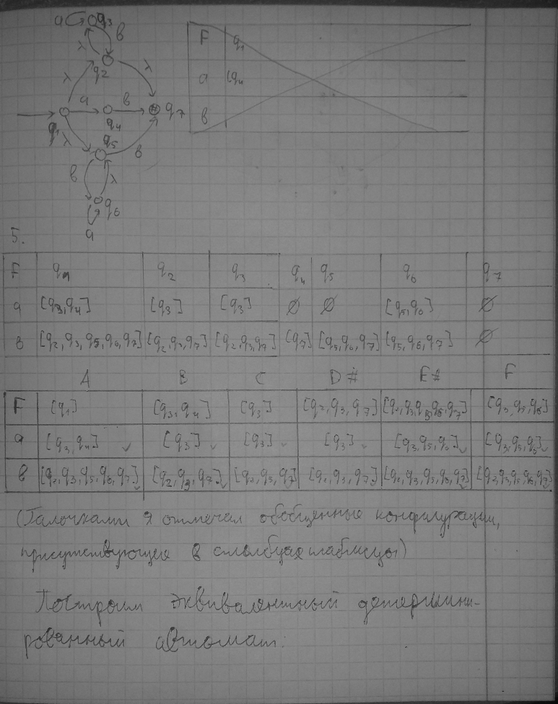
#> input picture img/greyscale/written_text_greyscale.bmp, 558 x 704 px, shrunk from 773 x 976 before the run
$ python lab3.py
#> lines starting #> are read from the running program, lines starting #| are printed output that depends on the picture
### lab1.py
from PIL import Image
import numpy as np
from os import path

from resampling import interpolate, decimate, two_iteration_discretization, one_iteration_discretization
from semi_tone import to_semi_tone
from binarization import niblack_binarization


def prompt(variants: dict):
    for number, variant in enumerate(variants.keys(), 1):
        print(f'{number} - {variant}')
    input_correct = False
    user_input = 0
    while not input_correct:
        try:
            user_input = int(input('> '))
            if user_input <= 0 or user_input > len(variants):
                raise ValueError
            input_correct = True
        except ValueError:
            print("Введите корректное значение")
    return dict(enumerate(variants.values(), 1))[user_input]


# [14 lines left out: function safe_number_input, not called in this run]


images = {
    'Цифровой рисунок': 'digital_drawing.jpeg',
    'Картина': 'handmade_drawing.jpg',
    'Фото цветов': 'flowers_small.bmp',
    'Городской пейзаж': 'railway_station_small.bmp',
    'Рукописный текст': 'written_text_small.bmp',
    'Печатный текст': 'printed_text_small.bmp',
    'Старая книга': 'old_book.webp',
    'Старославянский текст': 'slavic_text.png',
}

operation_classes = {
    'Передискретизация': {
        'Интерполяция': interpolate,
        'Децимация': decimate,
        'Двухпроходная передискретизация': two_iteration_discretization,
        'Однопроходная передискретизация': one_iteration_discretization
    },
    'Обесцвечивание': to_semi_tone,
    'Бинаризация Ниблэка': niblack_binarization
}


# [44 lines that do not run on import are left out]

### contoir.py
# (11 - 1) % 10 + 1 = 1
import numpy as np
from typing import Literal
from binarization import static_binarization

operators = {
    'x': np.array(
        [[0, 0, 0],
         [0, -1, 0],
         [0, 0, 1]]
    ),
    'y': np.array(
        [[0, 0, 0],
         [0, 0, -1],
         [0, 1, 0]]
    )
}


def apply_operator(frame: np.array, direction: Literal['x', 'y', 'g', 'b']):
    frame = frame.astype(np.int32)
    if direction == 'x':
        return np.sum(operators['x'] * frame)
    elif direction == 'y':
        return np.sum(operators['y'] * frame)
    elif direction == 'g' or direction == 'b':
        return np.sqrt(np.sum(operators['x'] * frame) ** 2 + np.sum(operators['y'] * frame) ** 2)
    else:
        raise ValueError("Unsupported direction")


def get_frame(img: np.array, x: int, y: int) -> np.array:
    return img[x - 3 // 2:x + 3 // 2 + 1,
               y - 3 // 2:y + 3 // 2 + 1]


def roberts(img: np.array, direction: Literal['x', 'y', 'g', 'b'], binarization_border=32) -> np.array:
    new_img = np.zeros_like(img, dtype=np.float64)
    x, y = 1, 1
    while x < img.shape[0] - 1:
        if x % 2 == 0:
            while y + 1 < img.shape[1] - 1:
                frame = get_frame(img, x, y)
                new_img[x, y] = apply_operator(frame, direction)
                y += 1
        else:
            while y - 1 > 1:
                frame = get_frame(img, x, y)
                new_img[x, y] = apply_operator(frame, direction)
                y -= 1
        x += 1
    new_img = new_img / np.max(new_img) * 255
    if direction == 'b':
        return static_binarization(new_img, binarization_border)
    elif direction == 'x' or direction == 'y' or direction == 'g':
        return new_img.astype(np.uint8)
    else:
        raise ValueError("Unsupported direction")

### lab3.py
from lab1 import prompt
from contoir import roberts
import numpy as np
from PIL import Image
from os import path
from difference import difference_image


images = {
    'Цифровой рисунок': 'digital_drawing_greyscale.bmp',
    'Печатный текст': 'printed_text_greyscale.bmp',
    'Рукописный текст': 'written_text_greyscale.bmp',
    'Картина': 'handmade_drawing_greyscale.bmp',
    'Старославянский текст': 'slavic_text_greyscale.bmp',
    'Фото цветов': 'flowers_greyscale.bmp',
    'Городской пейзаж': 'railway_station_greyscale.bmp',
}

operation_classes = {
    'Оператор Робертса': roberts,
}

operations = {
    'Градиентная матрица Gx': 'x',
    'Градиентная матрица Gy': 'y',
    'Градиентная матрица G': 'g',
    'Бинаризованная градиентная матрица G': 'b',
}

if __name__ == '__main__':
    print('Выберите изображение:')
    selected_image = prompt(images)
#> the loop in prompt, `while not input_correct:` made 1 pass; the answer given on pass 1: 3
    img = Image.open(path.join('img', 'greyscale', selected_image)).convert('L')
#> img is the input picture: PIL image 558x704 L; min 8, max 155, mean 121.7
    selected_operation_class = roberts
    print('Выберите вид обработки:')
    args = [prompt(operations), 64]
#> the loop in prompt (call 2), `while not input_correct:` made 1 pass; the answer given on pass 1: 3
    folder = 'contoirs'
    img.show()
    result = Image.fromarray(selected_operation_class(np.array(img), *args).astype(np.uint8), "L")
#> the loop in roberts, `while x < img.shape[0] - 1:` made 702 passes
#> x on pass 2: 3
#> after the loop in roberts, `while x < img.shape[0] - 1:`:
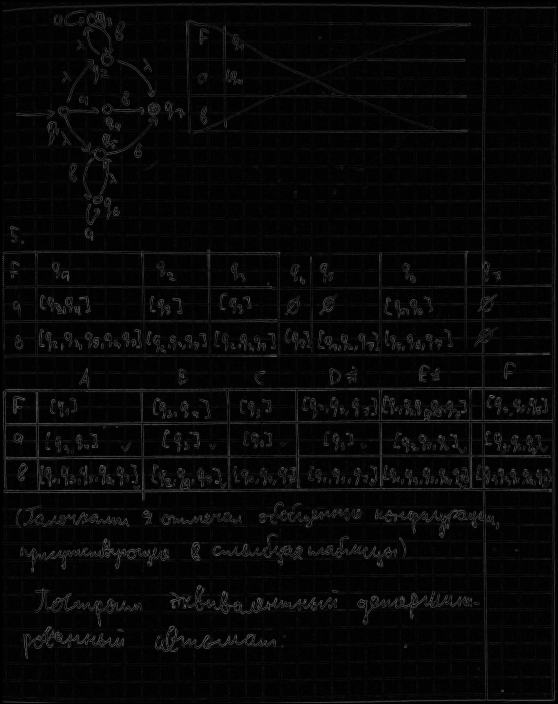
#> new_img: shape (704, 558) float64; min 0, max 107.6, mean 7.8
#> in roberts, `new_img = new_img / np.max(new_img) * 255`:
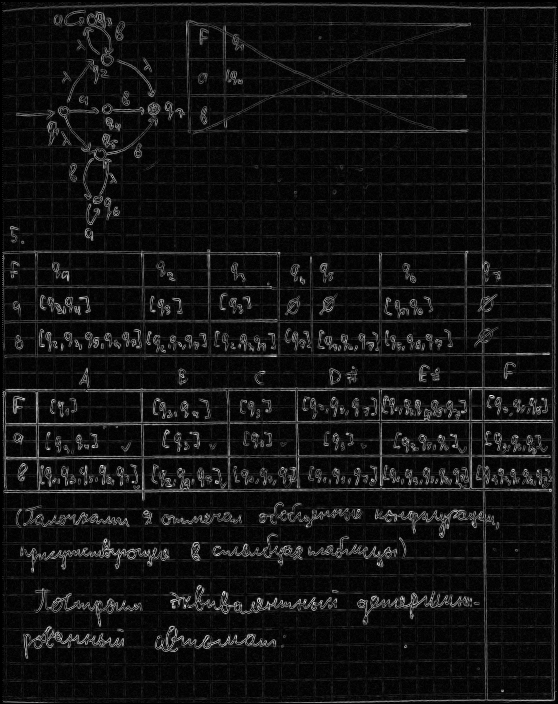
#> new_img: shape (704, 558) float64; min 0, max 255, mean 18.4
    result.show()
    print('Введите название сохраненного изображения (оставьте пустым, чтобы не сохранять)')
    selected_path = input()
#> the answer given: img/greyscale/digital_drawing_greyscale.bmp
    if selected_path:
        result.save(path.join('img', folder, selected_path))
    # [20 lines of commented-out code are left out]
